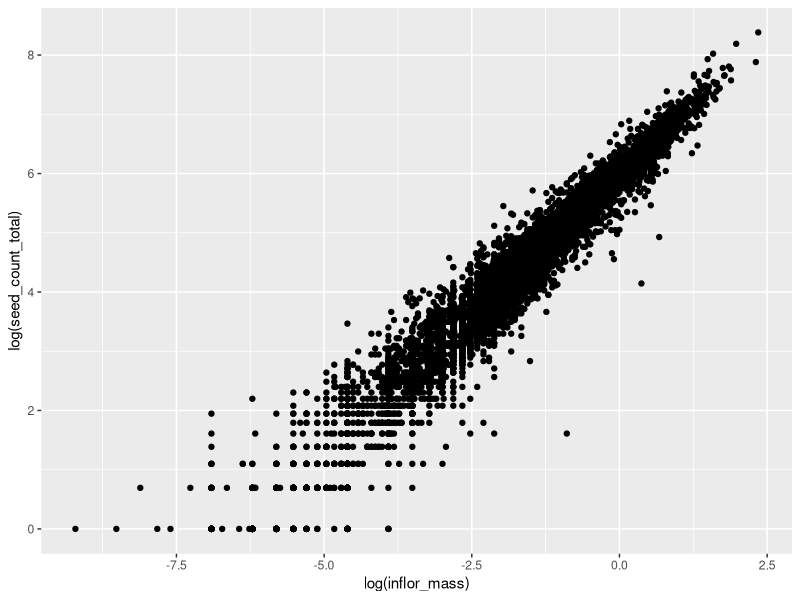
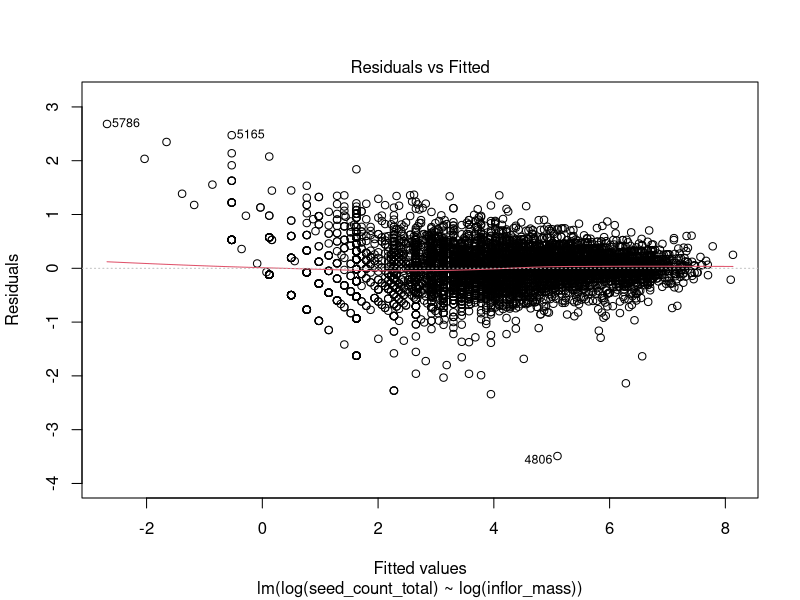
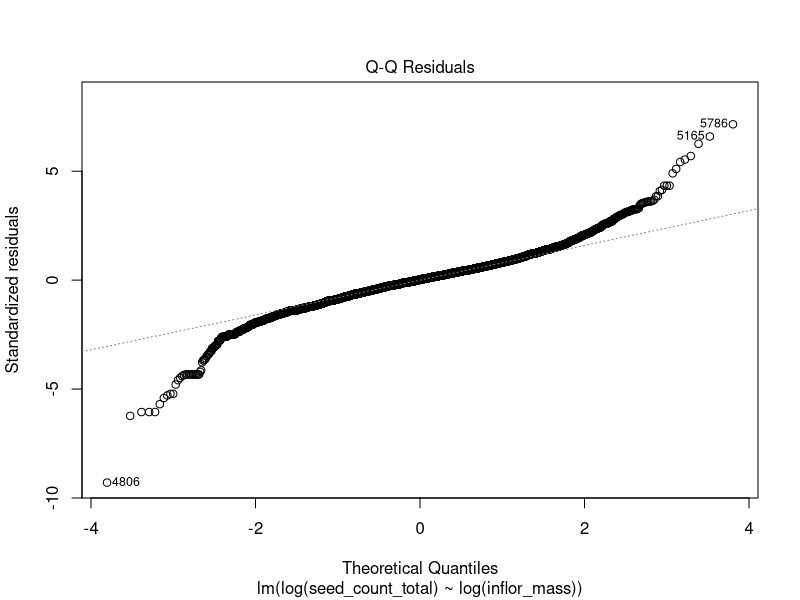
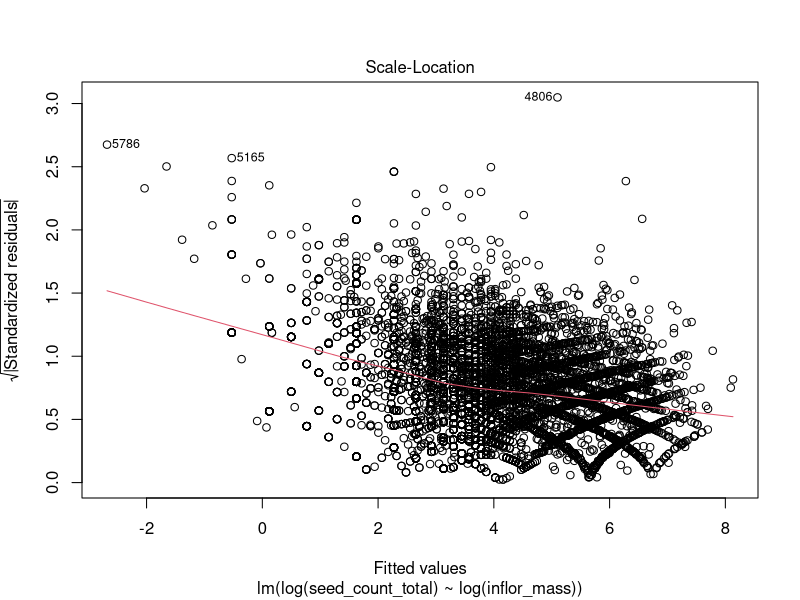
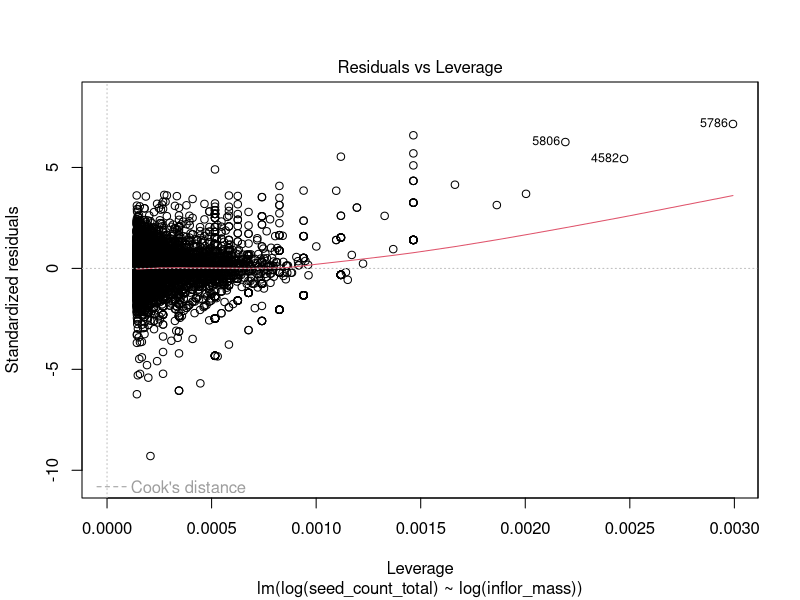

The R script that drew these images, in order:
# Load libraries
library(tidyverse)

# Set 'not in' operator
`%notin%` <- Negate(`%in%`)

# Read in harvest data (last updated 11/29/2023)
harvest <- read_csv("gardens/rawdata/CG_harvest2022 - 11-29-2023.csv")

# Make column names all lower case
names(harvest) <- tolower(names(harvest))

## Sheep Station (SS) ####

# Filter to be just sheep station and make unique ID
harvest %>% 
  filter(site == "SheepStation") %>% 
  mutate(id = paste(plot, density, albedo, x, y, sep = "_")) -> harvestSS

# Create data subset 1: plants that did not survive to harvest
harvestSS %>% 
  filter(is.na(seed_count_sub) & is.na(biomass_whole) & is.na(seed_count_sub)) %>% 
  mutate(seed_count_total = 0) -> calib_data_nosurvive

# Create data subset 2: plants that survived but didn't make seeds
harvestSS %>% 
  filter(live == "Y" & (biomass_whole)> 0 & seed_count_sub == 0) %>% 
  mutate(seed_count_total = 0)-> calib_data_noseeds

# Up through SS plot 14, there was a distinction between seed_count_whole and
# seed_count_sub such that we only will consider all seeds counted if they are
# in the seed_count_whole column. After that plot (and for the rest of the data
# across sites), all counts were recorded as seed_count_sub. For those, if they
# were less than 50 seeds, we can assume all seeds were counted.

# Create data subset 3: harvested seeds that were subsetted for plots (1-14)
harvestSS %>% 
  filter(plot <= 14) %>% 
  filter(complete.cases(inflor_mass) & complete.cases(biomass_sub) & complete.cases(seed_mass_sub)) %>% 
  mutate(inflor_mass_sub = biomass_sub + seed_mass_sub,
         ratio = inflor_mass / inflor_mass_sub) %>% 
  # Some plants have more inflor_mass_sub than inflor_mass which doesn't make
  # sense
  mutate(positive = ifelse(ratio >= 1, 1, 0)) %>% 
  filter(positive == 1) %>% 
  mutate(seed_count_total = round(seed_count_sub * ratio)) %>%
  # There are 3 reps that have 1 seed with 0 weight
  mutate(seed_count_total = ifelse(seed_count_total == Inf, 1, seed_count_total)) %>% 
  select(-positive, -inflor_mass_sub, -ratio) -> calib_data_subsetted_14

# Create data subset 3: harvested seeds that were subsetted for plots (15-50)
harvestSS %>% 
  filter(plot > 14) %>% 
  filter(complete.cases(inflor_mass) & complete.cases(biomass_sub) & complete.cases(seed_mass_sub)) %>% 
  mutate(inflor_mass_sub = biomass_sub + seed_mass_sub,
         ratio = inflor_mass / inflor_mass_sub) %>% 
  # Some plants have more inflor_mass_sub than inflor_mass which doesn't make
  # sense
  mutate(positive = ifelse(ratio >= 1, 1, 0)) %>% 
  filter(positive == 1) %>% 
  mutate(seed_count_total = round(seed_count_sub * ratio)) %>%
  # There are 3 reps that have 1 seed with 0 weight
  mutate(seed_count_total = ifelse(seed_count_total == Inf, 1, seed_count_total)) %>% 
  select(-positive, -inflor_mass_sub, -ratio) -> calib_data_subsetted_rest

# Create data subset 4: harvested seeds where all were counted
harvestSS %>% 
  filter(complete.cases(seed_count_whole)) %>% 
  mutate(seed_count_total = seed_count_whole) -> calib_data_whole

# Create data subset 5
harvestSS %>% 
  filter(complete.cases(inflor_mass) & complete.cases(biomass_sub) & complete.cases(seed_mass_sub)) %>% 
  mutate(inflor_mass_sub = biomass_sub + seed_mass_sub,
         ratio = inflor_mass / inflor_mass_sub) %>% 
  mutate(positive = ifelse(ratio >= 1, 1, 0)) %>% 
  filter(positive == 0) %>% 
  mutate(diff = inflor_mass_sub - inflor_mass) %>% 
  # Most of these are just rounding errors
  filter(diff < 0.05) %>% 
  # If ratio is less than 1 or basically equal to 1, there shouldn't be that
  # many more than 50 seeds so just set to be 50 seeds
  mutate(seed_count_total = round(seed_count_sub * 1)) %>% 
  select(-inflor_mass_sub, - positive, -ratio, -diff) -> add_extras

# Create data subset 6
harvestSS %>% 
  filter(id %in% c("8_high_white_8_2", "19_high_white_4_4",
                   "17_high_black_7_1", "19_high_white_5_3")) %>% 
  mutate(seed_count_total = c(0,0,1,1)) -> add_extras2

# Bind data subsets 1-5 back together
rbind(calib_data_subsetted_14, calib_data_subsetted_rest, calib_data_whole,
      calib_data_noseeds, calib_data_nosurvive, add_extras, add_extras2) %>% 
  arrange(id) -> data_allSS

data_allSS %>% 
  distinct() -> data_allSS

# Read in notes information
notes_actions <- read_csv("gardens/deriveddata/SS2022_harvest_notes_actions.csv")
notes_actions %>% 
  filter(action == "action") %>% 
  select(notes, standard_note) -> notes_actions_keep

# Merge together with the rest of the data
merge(data_allSS, notes_actions_keep, all.x = T) %>% 
  mutate(all_seed_drop = ifelse(standard_note == "allseeddrop", 1, NA),
         herbivory = ifelse(standard_note == "herbivory", 1, NA),
         mortality = ifelse(standard_note == "mortality", 1, NA),
         physical_damage = ifelse(standard_note == "physicaldamage", 1, NA),
         seed_drop = ifelse(standard_note == "seeddrop", 1,NA),
         smut = ifelse(standard_note == "smut", 1, NA),
         wrong_spp = ifelse(standard_note == "wrongspp", 1, NA)) -> data_allSS

# Add additional seed drop information
data_allSS %>% 
  mutate(seed_drop = ifelse(drop_seed == "Y" | drop_seed == "y", 1, seed_drop)) -> data_allSS

## Boise Low (WI) ####
# Filter to be just sheep station and make unique ID
harvest %>% 
  filter(site == "BoiseLow") %>% 
  mutate(id = paste(plot, density, albedo, x, y, sep = "_")) -> harvestWI

# Remove duplicates for 9 entries
harvestWI %>% 
  distinct() -> harvestWI

# Create data subset 1: plants that did not survive to harvest
harvestWI %>% 
  filter(is.na(live) & is.na(seed_count_sub) & is.na(biomass_whole)) %>% 
  mutate(seed_count_total = NA) -> calib_data_nosurvive_WI

# Create data subset 2: plants that survived but didn't make seeds
harvestWI %>% 
  filter(live == "Y" & (biomass_whole)>0 & seed_count_sub ==0) %>% 
  mutate(seed_count_total = 0)-> calib_data_noseeds_WI

# Create data subset 3: harvested seeds that were subsetted
harvestWI %>% 
  filter(complete.cases(inflor_mass) & complete.cases(biomass_sub) & complete.cases(seed_mass_sub)) %>% 
  mutate(inflor_mass_sub = biomass_sub + seed_mass_sub,
         ratio = inflor_mass / inflor_mass_sub) %>% 
  # Some plants have more inflor_mass_sub than inflor_mass which doesn't make
  # sense
  mutate(positive = ifelse(ratio >= 1, 1, 0)) %>% 
  filter(positive == 1 & seed_count_sub >=50) %>% 
  mutate(seed_count_total = round(seed_count_sub * ratio)) %>%
  select(-positive, -inflor_mass_sub, -ratio) -> calib_data_subsetted_WI

# Create data subset 4
harvestWI %>% 
  filter(complete.cases(inflor_mass) & complete.cases(biomass_sub) & complete.cases(seed_mass_sub)) %>% 
  mutate(inflor_mass_sub = biomass_sub + seed_mass_sub,
         ratio = inflor_mass / inflor_mass_sub) %>% 
  mutate(positive = ifelse(ratio >= 1, 1, 0)) %>% 
  filter(positive == 0 & seed_count_sub >=50) %>% 
  mutate(diff = inflor_mass_sub - inflor_mass) %>% 
  # Most of these are just rounding errors
  filter(diff < 0.05) %>% 
  # Because this is so close to 1, we can assume 50 seeds is reasonable so set
  # ratio to 1
  mutate(seed_count_total = round(seed_count_sub * 1)) %>% 
  select(-inflor_mass_sub, - positive, -ratio, -diff) -> calib_data_notsubset_WI

# Create data subset 5: harvested seeds that weren't subsetted because all were
# counted
harvestWI %>% 
  filter(complete.cases(inflor_mass) & complete.cases(biomass_sub) & complete.cases(seed_mass_sub)) %>% 
  filter(seed_count_sub < 50 & seed_count_sub > 0) %>% 
  mutate(seed_count_total = seed_count_sub) -> calib_data_nosubsetWI

# Bind data subsets 1-5 back together
rbind(calib_data_subsetted_WI, calib_data_noseeds_WI, calib_data_nosurvive_WI,
      calib_data_notsubset_WI, calib_data_nosubsetWI) %>% 
  arrange(id) -> data_most_WI

# Still missing 1 observations that have issues
harvestWI %>% 
  filter(id == "7.4_low_white_10_4") %>% 
  mutate(seed_count_total = 0) -> add_extra_WI 

data_allWI <- rbind(data_most_WI, add_extra_WI)

# Read in notes information
notes_actions_WI <- read_csv("gardens/deriveddata/WI2022_harvest_notes_actions.csv")
notes_actions_WI %>% 
  filter(action == "action") %>% 
  select(notes, standard_note) -> notes_actions_keep_WI

# Merge together with the rest of the data
merge(data_allWI, notes_actions_keep_WI, all.x = T) %>% 
  mutate(all_seed_drop = ifelse(standard_note == "allseeddrop", 1, NA),
         all_unripe = ifelse(standard_note == "allunripe", 1, NA),
         herbivory = ifelse(standard_note == "herbivory", 1, NA),
         physical_damage = ifelse(standard_note == "physicaldamage", 1, NA),
         seed_drop = case_when(standard_note == "seeddrop" ~ 1,
                               T ~ NA),
         smut = ifelse(standard_note == "smut", 1, NA),
         location_issue = ifelse(standard_note == "location_issue", 1, NA)) -> data_allWI

# Add additional seed drop information
data_allWI %>% 
  mutate(seed_drop = ifelse(drop_seed == "Y" | drop_seed == "y", 1, seed_drop)) -> data_allWI

## Boise High (BA) ####
# Filter to be just sheep station and make unique ID
harvest %>% 
  filter(site == "BoiseHigh") %>% 
  mutate(id = paste(plot, density, albedo, x, y, sep = "_")) -> harvestBA

# Create data subset 1: plants that did not survive to harvest
harvestBA %>% 
  filter(is.na(live) & is.na(seed_count_sub) & is.na(biomass_whole)) %>% 
  mutate(seed_count_total = 0) -> calib_data_nosurvive_BA

# Create data subset 2: plants that survived but didn't make seeds
harvestBA %>% 
  filter(live == "Y" & (biomass_whole)>0 & seed_count_sub ==0) %>% 
  mutate(seed_count_total = 0)-> calib_data_noseeds_BA

# Create data subset 3: harvested seeds that were subsetted
harvestBA %>% 
  filter(complete.cases(inflor_mass) & complete.cases(biomass_sub) & complete.cases(seed_mass_sub)) %>% 
  mutate(inflor_mass_sub = biomass_sub + seed_mass_sub,
         ratio = inflor_mass / inflor_mass_sub) %>% 
  # Some plants have more inflor_mass_sub than inflor_mass which doesn't make
  # sense
  mutate(positive = ifelse(ratio >= 1, 1, 0)) %>% 
  filter(positive == 1 & seed_count_sub >=50) %>% 
  mutate(seed_count_total = round(seed_count_sub * ratio)) %>%
  select(-positive, -inflor_mass_sub, -ratio) -> calib_data_subsetted_BA

# Create data subset 4
harvestBA %>% 
  filter(complete.cases(inflor_mass) & complete.cases(biomass_sub) & complete.cases(seed_mass_sub)) %>% 
  mutate(inflor_mass_sub = biomass_sub + seed_mass_sub,
         ratio = inflor_mass / inflor_mass_sub) %>% 
  mutate(positive = ifelse(ratio >= 1, 1, 0)) %>% 
  filter(positive == 0 & seed_count_sub >=50) %>% 
  mutate(diff = inflor_mass_sub - inflor_mass) %>% 
  # Most of these are just rounding errors
  filter(diff < 0.05) %>% 
  # Because this is so close to 1, we can assume 50 seeds is reasonable so set
  # ratio to 1
  mutate(seed_count_total = round(seed_count_sub * 1)) %>% 
  select(-inflor_mass_sub, - positive, -ratio, -diff) -> calib_data_notsubset_BA

# Create data subset 5: harvested seeds that weren't subsetted because all were
# counted
harvestBA %>% 
  filter(complete.cases(inflor_mass) & complete.cases(biomass_sub) & complete.cases(seed_mass_sub)) %>% 
  filter(seed_count_sub < 50 & seed_count_sub > 0) %>% 
  mutate(seed_count_total = seed_count_sub) -> calib_data_nosubset_BA

# Bind data subsets 1-4 back together
rbind(calib_data_subsetted_BA, calib_data_noseeds_BA, calib_data_nosurvive_BA, calib_data_notsubset_BA,
      calib_data_nosubset_BA) %>% 
  arrange(id) -> data_allBA

# Read in notes information
notes_actions_BA <- read_csv("gardens/deriveddata/BA2022_harvest_notes_actions.csv")
notes_actions_BA %>% 
  filter(action == "flag") %>% 
  select(notes, standard_note) -> notes_actions_keep_BA

# Merge together with the rest of the data
merge(data_allBA, notes_actions_keep_BA, all.x = T) %>% 
  mutate(all_seed_drop = ifelse(standard_note == "allseeddrop", 1, NA),
         all_unripe = ifelse(standard_note == "allunripe", 1, NA),
         herbivory = ifelse(standard_note == "herbivory", 1, NA),
         physical_damage = ifelse(standard_note == "physicaldamage", 1, NA),
         seed_drop = ifelse(standard_note == "seeddrop", 1, NA),
         smut = ifelse(standard_note == "smut", 1, NA),
         location_issue = ifelse(standard_note == "location_issue", 1, NA)) -> data_allBA

# Add additional seed drop information
data_allBA %>% 
  mutate(seed_drop = ifelse(drop_seed == "Y" | drop_seed == "y", 1, seed_drop)) -> data_allBA

## Cheyenne (CH) ####
harvest %>% 
  filter(site == "Cheyenne") %>% 
  mutate(id = paste(block, density, albedo, x, y, sep = "_")) -> harvestCH

# Create data subset 1: plants that did not survive to harvest
harvestCH %>% 
  filter(is.na(live) & is.na(seed_count_sub) & is.na(biomass_whole)) %>% 
  mutate(seed_count_total = NA) -> calib_data_nosurviveCH

# Create data subset 2: plants that survived but didn't make seeds
harvestCH %>% 
  filter(live == "Y" & (biomass_whole)>0 & inflor_mass == 0 & seed_count_sub == 0) %>% 
  mutate(seed_count_total = 0)-> calib_data_noseedsCH

# Create data subset 3: harvested seeds that were subsetted
harvestCH %>% 
  filter(inflor_mass > 0 & biomass_sub > 0 & seed_mass_sub > 0) %>% 
  mutate(inflor_mass_sub = biomass_sub + seed_mass_sub,
         ratio = inflor_mass / inflor_mass_sub) %>% 
  # Some plants have more inflor_mass_sub than inflor_mass which doesn't make
  # sense
  mutate(positive = ifelse(ratio >= 1, 1, 0)) %>% 
  filter(positive == 1 & seed_count_sub >= 50) %>% 
  mutate(seed_count_total = round(seed_count_sub * ratio)) %>%
  # There are 3 reps that have 0 seeds with 0 weight
  mutate(seed_count_total = ifelse(seed_count_total == "NaN", 0, seed_count_total)) %>% 
  select(-positive, -inflor_mass_sub, -ratio) -> calib_data_subsettedCH

# Create data subset 4: all seeds were counted (<50)
harvestCH %>% 
  filter(inflor_mass > 0 & seed_mass_sub > 0) %>% 
  filter(seed_count_sub < 50 & inflor_mass > 0) %>% 
  mutate(seed_count_total = seed_count_sub) -> calib_data_notsubsetCH

# Create data subset 5: No seeds but positive inflorescence mass
harvestCH %>% 
  filter(seed_count_sub == 0 & seed_mass_sub == 0 & inflor_mass > 0) %>% 
  mutate(seed_count_total = 0)-> calib_data_inflornoseedsCH

# Bind data subsets 1-5 back together
rbind(calib_data_subsettedCH, calib_data_noseedsCH, calib_data_nosurviveCH,
      calib_data_notsubsetCH, calib_data_inflornoseedsCH) %>% 
  arrange(id) -> data_mostCH

# Fix observations by hand that aren't being pulled above
harvestCH %>% 
  filter(id %notin% data_mostCH$id) %>% 
  filter(seed_count_sub == 0 | seed_count_sub == 3 | is.na(seed_count_sub) | seed_count_sub == 24) %>% 
  mutate(seed_count_total = case_when(seed_count_sub == 0 ~ 0,
                   seed_count_sub == 3 ~ 0,
                   seed_count_sub == 24 ~ 24,
                   is.na(seed_count_sub) ~ 0)) -> add_extra_cases

# Fix last set of observations that have close to 1 ratio
harvestCH %>% 
  filter(id %notin% data_mostCH$id) %>% 
  filter(seed_count_sub == 50) %>% 
  mutate(inflor_mass_sub = biomass_sub + seed_mass_sub,
         ratio = inflor_mass / inflor_mass_sub) %>% 
  # Some plants have more inflor_mass_sub than inflor_mass which doesn't make
  # sense
  mutate(positive = ifelse(ratio >= 1, 1, 0)) %>% 
  filter(positive == 0 & ratio > 0.95) %>% 
  mutate(seed_count_total = seed_count_sub) %>% 
  select(-positive, -inflor_mass_sub, -ratio) -> add_extra_cases2
  
rbind(data_mostCH, add_extra_cases, add_extra_cases2) -> data_mostCH

# Read in notes information
notes_actions_CH <- read_csv("gardens/deriveddata/CH2022_harvest_notes_actions.csv")
notes_actions_CH %>% 
  filter(action == "flag") %>% 
  select(notes, standard_note) -> notes_actions_keep_CH

# Merge together with the rest of the data
merge(data_mostCH, notes_actions_keep_CH, all.x = T) %>% 
  mutate(all_seed_drop = ifelse(standard_note == "allseeddrop", 1, NA),
         all_unripe = ifelse(standard_note == "allunripe", 1, NA),
         herbivory = ifelse(standard_note == "herbivory", 1, NA),
         physical_damage = ifelse(standard_note == "physicaldamage", 1, NA),
         seed_drop = ifelse(standard_note == "seeddrop", 1, NA),
         smut = ifelse(standard_note == "smut", 1, NA),
         location_issue = ifelse(standard_note == "location_issue", 1, NA)) -> data_mostCH

# Add additional seed drop information
data_mostCH %>% 
  mutate(seed_drop = ifelse(drop_seed == "Y" | drop_seed == "y", 1, seed_drop)) -> data_mostCH


## Bring data sets together ####
data_allSS %>% select(site, date, block, plot, density, albedo, x, y, genotype,
                     source, live, v, biomass_whole, seed_count_total,
                     inflor_mass, tillers, standard_note, all_seed_drop, herbivory,
                     physical_damage, seed_drop, smut) -> data_allSS

data_allBA %>% select(site, date, block, plot, density, albedo, x, y, genotype,
                        source, live, v, biomass_whole, seed_count_total,
                        inflor_mass, tillers, standard_note, all_seed_drop, herbivory,
                        physical_damage, seed_drop, smut) -> data_allBA

data_allWI %>% select(site, date, block, plot, density, albedo, x, y, genotype,
                        source, live, v, biomass_whole, seed_count_total,
                        inflor_mass, tillers, standard_note, all_seed_drop, herbivory,
                        physical_damage, seed_drop, smut) -> data_allWI

data_mostCH %>% 
  select(site, date, block, plot, density, albedo, x, y, genotype,
         source, live, v, biomass_whole, seed_count_total,
         inflor_mass, tillers, standard_note, all_seed_drop, herbivory,
         physical_damage, seed_drop, smut) -> data_mostCH

data_all <- rbind(data_allSS, data_allBA, data_allWI, data_mostCH)

# Remove all other sub data sets 
rm(list=setdiff(ls(), "data_all"))

names(data_all)

## Checking harvest data problems ####

# We have some plants that are highlighted in the CG seeds document. These
# either mean the plant should have been there but wasn't (most), or that a
# plant was there at harvest that shouldn't be there (a few). Upon a cursory
# look, it's not clear why there were so many plants (n = 223) where this was a
# problem (no systematic patterns). 
data_problems <- read_csv("gardens/rawdata/CG_harvest2022_problems.csv")
names(data_problems) <- tolower(names(data_problems))
data_problems$id <- paste(data_problems$plot, data_problems$density,
                          data_problems$albedo, data_problems$x,
                          data_problems$y, sep = "_")
# Remove extra NA rows
data_problems <- data_problems[1:223,]

# Subset out seed_drop, physical damage, and herbivory
data_all %>% 
  mutate(all_seed_drop = ifelse(is.na(all_seed_drop),NA, all_seed_drop),
         physical_damage = ifelse(is.na(physical_damage), NA, physical_damage),
         smut = ifelse(is.na(smut), NA, smut),
         herbivory = ifelse(is.na(herbivory), NA, herbivory)) -> data_all

data_all %>% 
  filter(seed_count_total > 0 & inflor_mass > 0) %>% 
  ggplot(aes(x = log(inflor_mass), y = log(seed_count_total))) +
  geom_point()

mod <- lm(log(seed_count_total) ~ log(inflor_mass), data = data_all %>% filter(seed_count_total > 0 & inflor_mass > 0))
summary(mod)
plot(mod)
